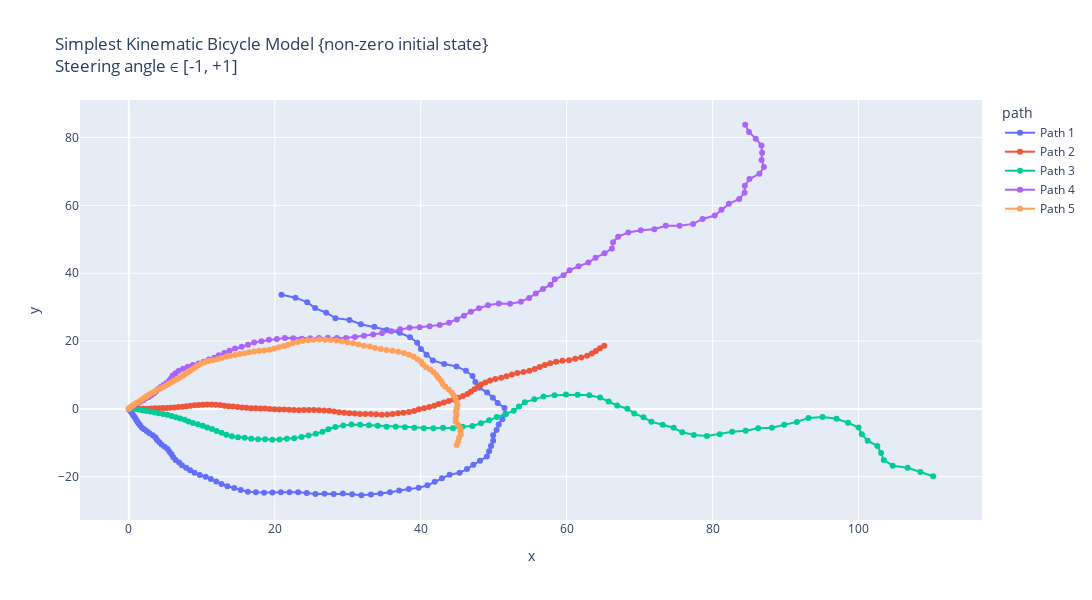

Notebook code for this chart:
### Markdown cell above
Simplest Kinematic Bicycle Model with non zero initial state: 
Using simple_kinematic_bicycle_model so that always a fwd motion is observed i.e. keeping steering angle between -1 to +1 radians

### Code cell
# Making 5 possible trajectories 
trajectories = []
for i in range (5):
    # Passed initial heading angle randomly (any angle b/w -90 to +90 degrees).
    # Passed acceleration; keeping acceleration constant for each trajectory, in a range of 0-2
    # Effect of acc. in the trajectory can be removed by making a = 0.0 
    # Initial delta can be any angle between -180 to +180 degrees.
    (x_traj, y_traj, θi, δi, a, v_traj) = start_trajectory(v_init = 5, theta_init = round(np.pi * random.uniform(-0.5, 0.5), 2), a = round(random.uniform(0, 2), 2), delta_init = round(np.pi * random.uniform(-1, 1), 2), mode = "simple")
    trajectories.append((x_traj, y_traj, θi, δi, a, v_traj))

# Create a DataFrame for plotting
data = []
for i, (x_traj, y_traj, theta_init, delta_init, a, v_traj) in enumerate(trajectories):
    for x, y, v in zip(x_traj, y_traj, v_traj):
        data.append({"x": x, "y": y, "v": v, "path": f"Path {i+1}"})
df = pd.DataFrame(data)

# Creating the plot using plotly.
fig = px.line(df, x="x", y="y", color="path", custom_data=["v"], title="Simplest Kinematic Bicycle Model {non-zero initial state} <br>Steering angle ∈ [-1, +1]", render_mode="svg")
# Adding hover functionality
fig.update_traces(mode="markers+lines", hovertemplate="<br>".join([
    "v: %{customdata[0]:.2f}",
    "x: %{x:.2f}",
    "y: %{y:.2f}"
]))
fig.update_layout(height=600,width=1130)
fig.show()

# Using matplotlib :
plt.figure(figsize=(15, 6))
for i, (x_traj, y_traj, θi, δi, a, v_traj) in enumerate(trajectories):
    # Model built such that a remains same inside; can be randomised by using a random statement.
    # print(x_traj,"\n", y_traj)
    plt.plot(x_traj, y_traj, label=f"Path {i+1}, θi = {θi}, δi = {δi}, a = {a}", alpha = 0.7)
plt.xlabel("x [m]")
plt.ylabel("y [m]")
plt.title("Simplest Kinematic Bicycle Model {non-zero initial state} \n Steering angle ∈ [-1, +1]")
plt.legend()
plt.axis('equal')
plt.show()
